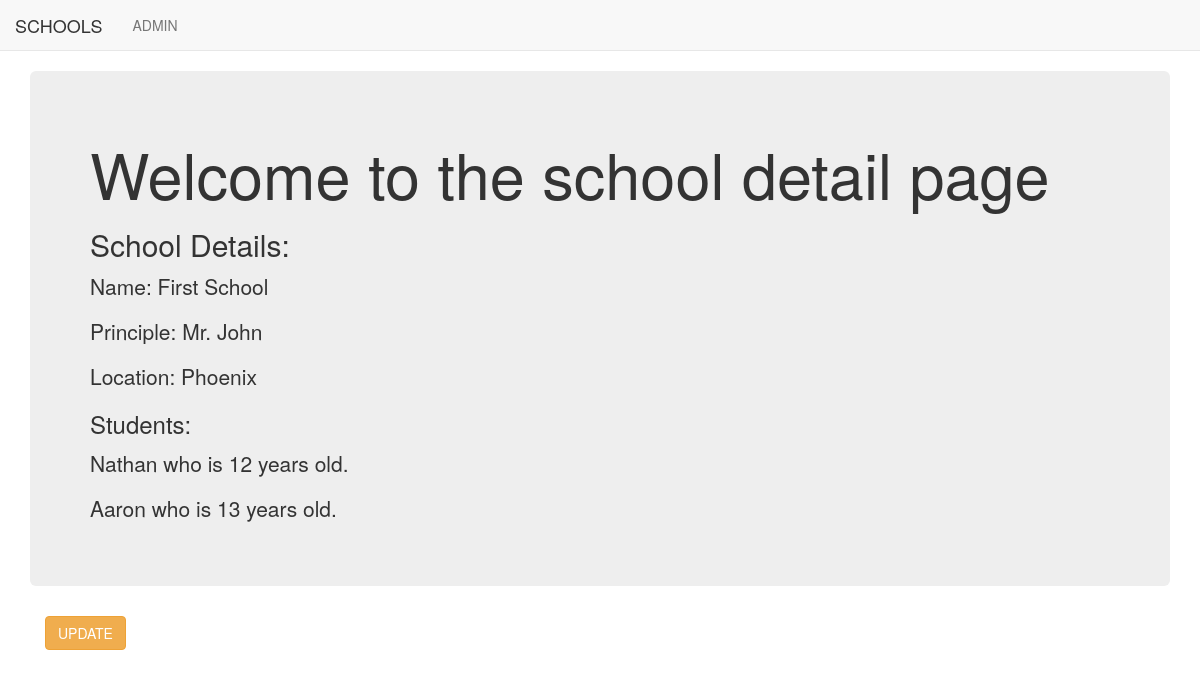
Page /cbv_app/1/ on the earlier database version.
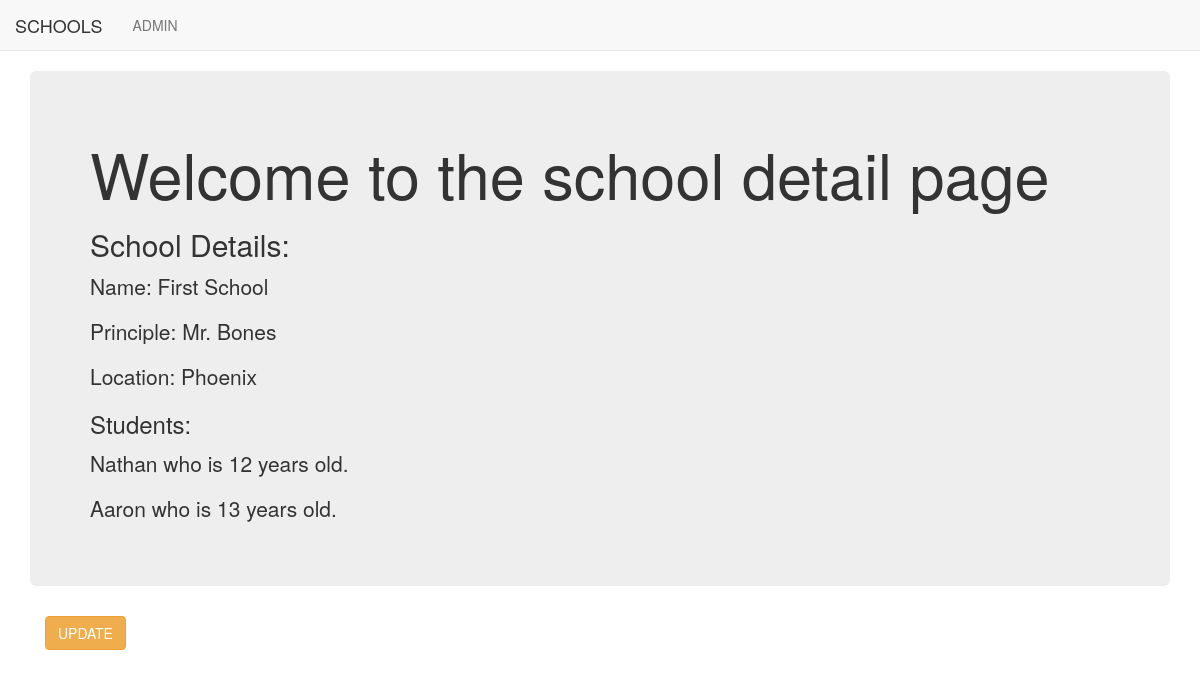
Same page on the later database version.
### cbv_app/models.py (models this page shows, shortened)
class School(models.Model):
  name = models.CharField(max_length=256)
  principle = models.CharField(max_length=256)
  location = models.CharField(max_length=256)

class Student(models.Model):
  name = models.CharField(max_length=256)
  age = models.PositiveIntegerField()
  school  = models.ForeignKey(School,related_name='students',on_delete=models.CASCADE,)

### cbv_app/views.py (the view)
# urls.py: url(r'^(?P<pk>\d+)/$',views.SchoolDetailView.as_view(),name='detail'),
class SchoolDetailView(DetailView):
  context_object_name = 'school_detail'
  model = models.School
  template_name = 'cbv_app/school_detail.html'

### cbv_app/templates/cbv_app/school_detail.html
{% extends 'cbv_app/cbv_app_base.html' %}
{% block body_block %}
  <div class="jumbotron">
    <h1>Welcome to the school detail page</h1>
    <h2>School Details:</h2>
    <p>Name: {{ school_detail.name }}</p>
    <p>Principle: {{ school_detail.principle }}</p>
    <p>Location: {{ school_detail.location }}</p>
    <h3>Students:</h3>
    {% for student in school_detail.students.all %}
      <p>{{ student.name }} who is {{ student.age }} years old.</p>
    {% endfor %}
  </div>
  <div class="container">
    <p><a href="{% url 'cbv_app:update' pk=school_detail.pk %}" class="btn btn-warning">UPDATE</a></p>
  </div>
{% endblock %}

### cbv_app/templates/cbv_app/cbv_app_base.html (shortened to what this page needs)
<!DOCTYPE html>
<html>
  <head>
    <link rel="stylesheet" href="https://maxcdn.bootstrapcdn.com/bootstrap/3.3.7/css/bootstrap.min.css">
  </head>
  <body>
    <nav class="navbar navbar-default navbar-static-top">
      <ul class="nav navbar-nav">
        <li><a href="{% url 'cbv_app:list' %}" class="navbar-brand">SCHOOLS</a></li>
        <li><a href="{% url 'admin:index' %}" class="navbar-link">ADMIN</a></li>
        <li><a href="#"></a></li>
      </ul>
    </nav>
    <div class="container">
      {% block body_block %}
      {% endblock %}
    </div>
  </body>
</html>

Differences in the rows shown:
changed School "First School": principle "Mr. John" → "Mr. Bones"
